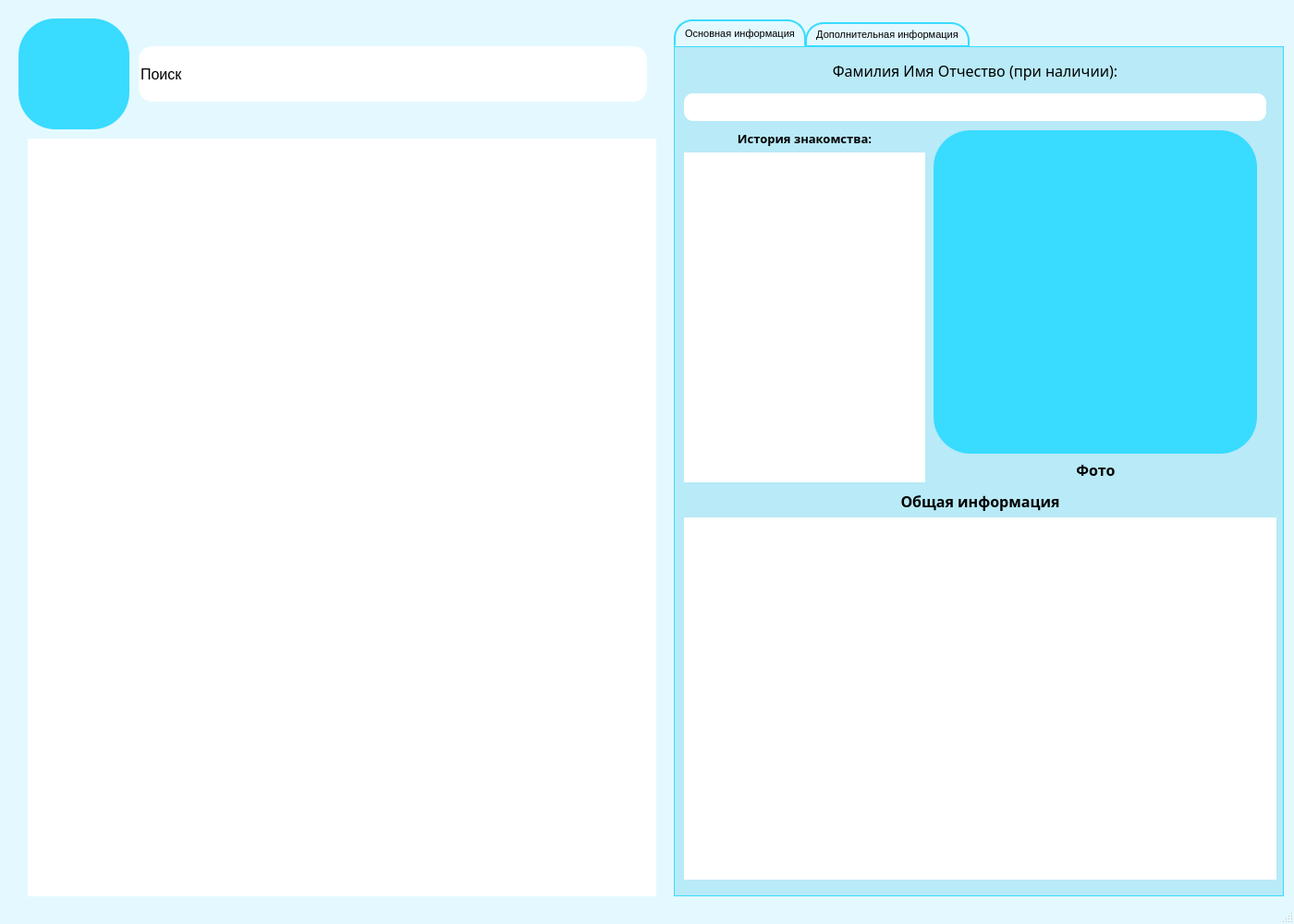
<?xml version="1.0" encoding="UTF-8"?>
<ui version="4.0">
 <class>MainWindow</class>
 <widget class="QMainWindow" name="MainWindow">
  <property name="geometry">
   <rect>
    <x>0</x>
    <y>0</y>
    <width>1400</width>
    <height>1000</height>
   </rect>
  </property>
  <property name="minimumSize">
   <size>
    <width>1400</width>
    <height>1000</height>
   </size>
  </property>
  <property name="maximumSize">
   <size>
    <width>1400</width>
    <height>1000</height>
   </size>
  </property>
  <property name="windowTitle">
   <string>Люди</string>
  </property>
  <property name="windowIcon">
   <iconset>
    <normaloff>../app_image/humans.png</normaloff>../app_image/humans.png</iconset>
  </property>
  <property name="styleSheet">
   <string notr="true">QMainWindow {
	background-color: rgb(228, 249, 255);
}
#pushButton, #pushButton_2, #pushButton_3 {
	border-radius: 40px;
	background-color: rgb(57, 219, 255);
	font: 87 14pt &quot;Arial Black&quot;;
	color: rgb(255, 255, 255);
}
#pushButton:hover, #pushButton_2:hover, #pushButton_3:hover {
	border-radius: 49px;
	background-color: rgb(52, 202, 232);
}
#pushButton:pressed, #pushButton_2:pressed {
	border-radius: 55px;
	background-color: rgb(48, 188, 216);
}
QLineEdit {
	border-radius: 15px;
	font: 12pt &quot;Arial&quot;;
}
QLineEdit:hover {
	border-radius: 20px;
	font: 75 12pt &quot;Arial&quot;;
	background-color: rgb(250, 250, 250);
}
QFrame {
	border: none;
}
QListWidget {
	border-color: rgb(34, 189, 255);
}
#pushButton_6, #pushButton_5 {
	border-radius: 30px;
}
#pushButton_6:hover, #pushButton_5:hover {
	border-radius: 35px;
}
#pushButton_6:pressed, #pushButton_5:pressed {
	border-radius: 40px;
}
#pushButton_7, #pushButton_7:hover:pressed {
	border-radius: 49px;
}
QDateEdit
{
    min-height:24px;
    max-height:24px;
    border-radius:4px;
    border:1px solid #cccccc;
}
QDateEdit:hover,.QDateEdit:focus
{
    border-radius:8px;
}
QTabBar::tab {
    border: 2px solid rgb(57, 219, 255);
    border-bottom-color: rgb(57, 219, 255);
    border-top-left-radius: 20px;
    border-top-right-radius: 20px;
    padding: 2px;	
}
QTabWidget::pane {
    border: 1px solid black;
	border-color: rgb(57, 219, 255);
	background-color: rgb(184, 234, 247);
}

QTabWidget::tab-bar:top {
    top: 1px;
}

QTabWidget::tab-bar:bottom {
    bottom: 1px;
}

QTabWidget::tab-bar:left {
    right: 1px;
}

QTabWidget::tab-bar:right {
    left: 1px;
}

QTabBar::tab:selected {
    background: rgb(228, 249, 255);
}

QTabBar::tab:!selected {
    background-color: rgb(228, 249, 255);
}

QTabBar::tab:top:!selected {
    margin-top: 3px;
}

QTabBar::tab:bottom:!selected {
    margin-bottom: 3px;
}

QTabBar::tab:top, QTabBar::tab:bottom {
    min-width: 8ex;
    margin-right: -1px;
    padding: 5px 10px 5px 10px;
    min-width: 76ex;
}

QTabBar::tab:top:selected {
    border-bottom-color: none;
}

QTabBar::tab:bottom:selected {
    border-top-color: none;
}

QTabBar::tab:top:last, QTabBar::tab:bottom:last,
QTabBar::tab:top:only-one, QTabBar::tab:bottom:only-one {
    margin-right: 0;
}

QTabBar::tab:left:!selected {
    margin-right: 3px;
}

QTabBar::tab:right:!selected {
    margin-left: 3px;
}

QTabBar::tab:left, QTabBar::tab:right {
    min-height: 8ex;
    margin-bottom: -1px;
    padding: 10px 5px 10px 5px;
}

QTabBar::tab:left:selected {
    border-left-color: none;
}

QTabBar::tab:right:selected {
    border-right-color: none;
}

QTabBar::tab:left:last, QTabBar::tab:right:last,
QTabBar::tab:left:only-one, QTabBar::tab:right:only-one {
    margin-bottom: 0;
}
#lineEdit_2 {
	border-radius: 10px;
}
#lineEdit_2:hover {
	border-radius: 15px;
}
#pushButton_3 {
	background-color: rgba(255, 0, 0, 200);
	font: 87 20pt &quot;Arial Black&quot;;
}
#pushButton_3:hover {
	background-color: rgb(255, 0, 0);
}
#pushButton_3:pressed {
	border-radius: 50px;
}</string>
  </property>
  <widget class="QWidget" name="centralwidget">
   <widget class="QPushButton" name="pushButton">
    <property name="geometry">
     <rect>
      <x>20</x>
      <y>20</y>
      <width>120</width>
      <height>120</height>
     </rect>
    </property>
    <property name="whatsThis">
     <string>&lt;html&gt;&lt;head/&gt;&lt;body&gt;&lt;p align=&quot;center&quot;&gt;Добавить личное сообщение&lt;/p&gt;&lt;/body&gt;&lt;/html&gt;</string>
    </property>
    <property name="text">
     <string/>
    </property>
    <property name="icon">
     <iconset>
      <normaloff>../app_image/Плюс.png</normaloff>../app_image/Плюс.png</iconset>
    </property>
    <property name="iconSize">
     <size>
      <width>110</width>
      <height>110</height>
     </size>
    </property>
   </widget>
   <widget class="QLineEdit" name="lineEdit">
    <property name="geometry">
     <rect>
      <x>150</x>
      <y>50</y>
      <width>550</width>
      <height>60</height>
     </rect>
    </property>
    <property name="font">
     <font>
      <family>Arial</family>
      <pointsize>12</pointsize>
      <weight>50</weight>
      <italic>false</italic>
      <bold>false</bold>
     </font>
    </property>
    <property name="text">
     <string>Поиск</string>
    </property>
   </widget>
   <widget class="QListWidget" name="listWidget">
    <property name="geometry">
     <rect>
      <x>30</x>
      <y>150</y>
      <width>680</width>
      <height>820</height>
     </rect>
    </property>
   </widget>
   <widget class="QTabWidget" name="tabWidget">
    <property name="geometry">
     <rect>
      <x>729</x>
      <y>20</y>
      <width>660</width>
      <height>950</height>
     </rect>
    </property>
    <property name="font">
     <font>
      <pointsize>8</pointsize>
     </font>
    </property>
    <property name="styleSheet">
     <string notr="true"/>
    </property>
    <property name="tabPosition">
     <enum>QTabWidget::North</enum>
    </property>
    <property name="currentIndex">
     <number>0</number>
    </property>
    <widget class="QWidget" name="tab">
     <attribute name="title">
      <string>Основная информация</string>
     </attribute>
     <widget class="QLabel" name="label">
      <property name="geometry">
       <rect>
        <x>10</x>
        <y>10</y>
        <width>630</width>
        <height>30</height>
       </rect>
      </property>
      <property name="font">
       <font>
        <family>Arial Black</family>
        <pointsize>12</pointsize>
        <weight>50</weight>
        <bold>false</bold>
       </font>
      </property>
      <property name="text">
       <string>Фамилия Имя Отчество (при наличии):</string>
      </property>
      <property name="scaledContents">
       <bool>false</bool>
      </property>
      <property name="alignment">
       <set>Qt::AlignCenter</set>
      </property>
     </widget>
     <widget class="QLabel" name="label_4">
      <property name="geometry">
       <rect>
        <x>280</x>
        <y>445</y>
        <width>351</width>
        <height>25</height>
       </rect>
      </property>
      <property name="font">
       <font>
        <family>Arial Black</family>
        <pointsize>12</pointsize>
        <weight>75</weight>
        <bold>true</bold>
       </font>
      </property>
      <property name="text">
       <string>Фото</string>
      </property>
      <property name="scaledContents">
       <bool>false</bool>
      </property>
      <property name="alignment">
       <set>Qt::AlignCenter</set>
      </property>
     </widget>
     <widget class="QWidget" name="verticalLayoutWidget">
      <property name="geometry">
       <rect>
        <x>10</x>
        <y>90</y>
        <width>261</width>
        <height>381</height>
       </rect>
      </property>
      <layout class="QVBoxLayout" name="verticalLayout">
       <item>
        <widget class="QLabel" name="label_5">
         <property name="font">
          <font>
           <family>Arial Black</family>
           <pointsize>10</pointsize>
           <weight>75</weight>
           <bold>true</bold>
          </font>
         </property>
         <property name="text">
          <string>История знакомства:</string>
         </property>
         <property name="alignment">
          <set>Qt::AlignCenter</set>
         </property>
        </widget>
       </item>
       <item>
        <widget class="QTextEdit" name="textEdit_2">
         <property name="font">
          <font>
           <family>Arial</family>
           <pointsize>11</pointsize>
          </font>
         </property>
         <property name="html">
          <string>&lt;!DOCTYPE HTML PUBLIC &quot;-//W3C//DTD HTML 4.0//EN&quot; &quot;http://www.w3.org/TR/REC-html40/strict.dtd&quot;&gt;
&lt;html&gt;&lt;head&gt;&lt;meta name=&quot;qrichtext&quot; content=&quot;1&quot; /&gt;&lt;style type=&quot;text/css&quot;&gt;
p, li { white-space: pre-wrap; }
&lt;/style&gt;&lt;/head&gt;&lt;body style=&quot; font-family:'Arial'; font-size:11pt; font-weight:400; font-style:normal;&quot;&gt;
&lt;p align=&quot;justify&quot; style=&quot;-qt-paragraph-type:empty; margin-top:0px; margin-bottom:0px; margin-left:0px; margin-right:0px; -qt-block-indent:0; text-indent:0px; font-size:12pt;&quot;&gt;&lt;br /&gt;&lt;/p&gt;&lt;/body&gt;&lt;/html&gt;</string>
         </property>
        </widget>
       </item>
      </layout>
     </widget>
     <widget class="QLineEdit" name="lineEdit_2">
      <property name="geometry">
       <rect>
        <x>10</x>
        <y>50</y>
        <width>630</width>
        <height>30</height>
       </rect>
      </property>
      <property name="font">
       <font>
        <family>Arial</family>
        <pointsize>12</pointsize>
        <weight>50</weight>
        <italic>false</italic>
        <bold>false</bold>
       </font>
      </property>
     </widget>
     <widget class="QPushButton" name="pushButton_2">
      <property name="geometry">
       <rect>
        <x>280</x>
        <y>90</y>
        <width>350</width>
        <height>350</height>
       </rect>
      </property>
      <property name="text">
       <string/>
      </property>
      <property name="icon">
       <iconset>
        <normaloff>../app_image/no_photo.png</normaloff>../app_image/no_photo.png</iconset>
      </property>
      <property name="iconSize">
       <size>
        <width>323</width>
        <height>323</height>
       </size>
      </property>
     </widget>
     <widget class="QWidget" name="verticalLayoutWidget_2">
      <property name="geometry">
       <rect>
        <x>10</x>
        <y>480</y>
        <width>641</width>
        <height>421</height>
       </rect>
      </property>
      <layout class="QVBoxLayout" name="verticalLayout_2">
       <item>
        <widget class="QLabel" name="label_2">
         <property name="font">
          <font>
           <family>Arial Black</family>
           <pointsize>12</pointsize>
           <weight>75</weight>
           <bold>true</bold>
          </font>
         </property>
         <property name="text">
          <string>Общая информация</string>
         </property>
         <property name="alignment">
          <set>Qt::AlignCenter</set>
         </property>
        </widget>
       </item>
       <item>
        <widget class="QTextEdit" name="textEdit">
         <property name="font">
          <font>
           <family>Arial</family>
           <pointsize>11</pointsize>
          </font>
         </property>
         <property name="html">
          <string>&lt;!DOCTYPE HTML PUBLIC &quot;-//W3C//DTD HTML 4.0//EN&quot; &quot;http://www.w3.org/TR/REC-html40/strict.dtd&quot;&gt;
&lt;html&gt;&lt;head&gt;&lt;meta name=&quot;qrichtext&quot; content=&quot;1&quot; /&gt;&lt;style type=&quot;text/css&quot;&gt;
p, li { white-space: pre-wrap; }
&lt;/style&gt;&lt;/head&gt;&lt;body style=&quot; font-family:'Arial'; font-size:11pt; font-weight:400; font-style:normal;&quot;&gt;
&lt;p align=&quot;justify&quot; style=&quot;-qt-paragraph-type:empty; margin-top:0px; margin-bottom:0px; margin-left:0px; margin-right:0px; -qt-block-indent:0; text-indent:0px; font-family:'MS Shell Dlg 2'; font-size:8pt;&quot;&gt;&lt;br /&gt;&lt;/p&gt;&lt;/body&gt;&lt;/html&gt;</string>
         </property>
        </widget>
       </item>
      </layout>
     </widget>
    </widget>
    <widget class="QWidget" name="tab_2">
     <attribute name="title">
      <string>Дополнительная информация</string>
     </attribute>
     <widget class="QWidget" name="verticalLayoutWidget_3">
      <property name="geometry">
       <rect>
        <x>10</x>
        <y>20</y>
        <width>641</width>
        <height>71</height>
       </rect>
      </property>
      <layout class="QVBoxLayout" name="verticalLayout_3">
       <item>
        <widget class="QLabel" name="label_3">
         <property name="font">
          <font>
           <family>Arial Black</family>
           <pointsize>10</pointsize>
          </font>
         </property>
         <property name="text">
          <string>Дата рождения</string>
         </property>
         <property name="alignment">
          <set>Qt::AlignCenter</set>
         </property>
        </widget>
       </item>
       <item>
        <widget class="QDateEdit" name="dateEdit">
         <property name="font">
          <font>
           <family>Arial</family>
           <pointsize>9</pointsize>
           <weight>75</weight>
           <bold>true</bold>
          </font>
         </property>
         <property name="buttonSymbols">
          <enum>QAbstractSpinBox::NoButtons</enum>
         </property>
         <property name="calendarPopup">
          <bool>true</bool>
         </property>
        </widget>
       </item>
      </layout>
     </widget>
     <widget class="QWidget" name="horizontalLayoutWidget">
      <property name="geometry">
       <rect>
        <x>10</x>
        <y>90</y>
        <width>641</width>
        <height>81</height>
       </rect>
      </property>
      <layout class="QHBoxLayout" name="horizontalLayout">
       <item>
        <widget class="QLabel" name="label_6">
         <property name="font">
          <font>
           <family>Arial Black</family>
           <pointsize>14</pointsize>
           <weight>75</weight>
           <bold>true</bold>
          </font>
         </property>
         <property name="text">
          <string>DataBase ID:</string>
         </property>
         <property name="alignment">
          <set>Qt::AlignLeading|Qt::AlignLeft|Qt::AlignVCenter</set>
         </property>
        </widget>
       </item>
       <item>
        <widget class="QLabel" name="label_7">
         <property name="font">
          <font>
           <family>Arial Black</family>
           <pointsize>14</pointsize>
           <weight>75</weight>
           <bold>true</bold>
          </font>
         </property>
         <property name="text">
          <string/>
         </property>
         <property name="alignment">
          <set>Qt::AlignCenter</set>
         </property>
        </widget>
       </item>
      </layout>
     </widget>
     <widget class="QWidget" name="layoutWidget">
      <property name="geometry">
       <rect>
        <x>10</x>
        <y>170</y>
        <width>311</width>
        <height>291</height>
       </rect>
      </property>
      <layout class="QVBoxLayout" name="verticalLayout_5">
       <item>
        <widget class="QLabel" name="label_9">
         <property name="font">
          <font>
           <pointsize>11</pointsize>
           <weight>75</weight>
           <bold>true</bold>
          </font>
         </property>
         <property name="text">
          <string>Пейринги</string>
         </property>
         <property name="alignment">
          <set>Qt::AlignCenter</set>
         </property>
        </widget>
       </item>
       <item>
        <widget class="QListWidget" name="listWidget_3">
         <property name="border-radius" stdset="0">
          <string>22px</string>
         </property>
        </widget>
       </item>
      </layout>
     </widget>
     <widget class="QWidget" name="layoutWidget_2">
      <property name="geometry">
       <rect>
        <x>340</x>
        <y>170</y>
        <width>311</width>
        <height>291</height>
       </rect>
      </property>
      <layout class="QVBoxLayout" name="verticalLayout_6">
       <item>
        <widget class="QLabel" name="label_10">
         <property name="font">
          <font>
           <pointsize>11</pointsize>
           <weight>75</weight>
           <bold>true</bold>
          </font>
         </property>
         <property name="text">
          <string>Отчеты</string>
         </property>
         <property name="alignment">
          <set>Qt::AlignCenter</set>
         </property>
        </widget>
       </item>
       <item>
        <widget class="QListWidget" name="listWidget_4">
         <property name="border-radius" stdset="0">
          <string>22px</string>
         </property>
        </widget>
       </item>
      </layout>
     </widget>
     <widget class="QWidget" name="layoutWidget_3">
      <property name="geometry">
       <rect>
        <x>340</x>
        <y>460</y>
        <width>311</width>
        <height>291</height>
       </rect>
      </property>
      <layout class="QVBoxLayout" name="verticalLayout_7">
       <item>
        <widget class="QLabel" name="label_11">
         <property name="font">
          <font>
           <pointsize>11</pointsize>
           <weight>75</weight>
           <bold>true</bold>
          </font>
         </property>
         <property name="text">
          <string>Истории</string>
         </property>
         <property name="alignment">
          <set>Qt::AlignCenter</set>
         </property>
        </widget>
       </item>
       <item>
        <widget class="QListWidget" name="listWidget_5">
         <property name="border-radius" stdset="0">
          <string>22px</string>
         </property>
        </widget>
       </item>
      </layout>
     </widget>
     <widget class="QWidget" name="layoutWidget_4">
      <property name="geometry">
       <rect>
        <x>10</x>
        <y>460</y>
        <width>311</width>
        <height>291</height>
       </rect>
      </property>
      <layout class="QVBoxLayout" name="verticalLayout_8">
       <item>
        <widget class="QLabel" name="label_12">
         <property name="font">
          <font>
           <pointsize>11</pointsize>
           <weight>75</weight>
           <bold>true</bold>
          </font>
         </property>
         <property name="text">
          <string>Заметки</string>
         </property>
         <property name="alignment">
          <set>Qt::AlignCenter</set>
         </property>
        </widget>
       </item>
       <item>
        <widget class="QListWidget" name="listWidget_6">
         <property name="border-radius" stdset="0">
          <string>22px</string>
         </property>
        </widget>
       </item>
      </layout>
     </widget>
     <widget class="QPushButton" name="pushButton_3">
      <property name="geometry">
       <rect>
        <x>10</x>
        <y>800</y>
        <width>630</width>
        <height>101</height>
       </rect>
      </property>
      <property name="font">
       <font>
        <family>Arial Black</family>
        <pointsize>20</pointsize>
        <weight>10</weight>
        <italic>false</italic>
        <bold>false</bold>
       </font>
      </property>
      <property name="text">
       <string>Удалить</string>
      </property>
     </widget>
    </widget>
   </widget>
  </widget>
  <widget class="QStatusBar" name="statusbar"/>
 </widget>
 <resources/>
 <connections/>
</ui>
